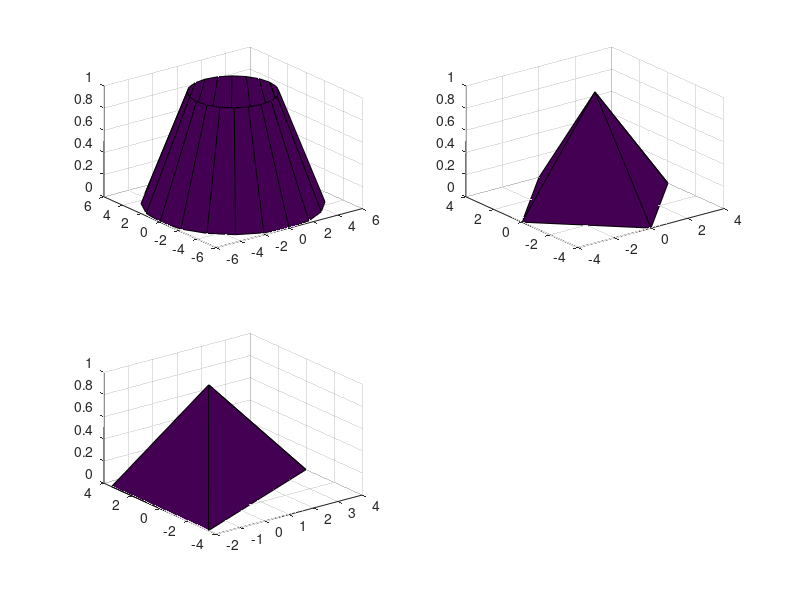

MATLAB code to generate this figure:
function y=lab3_prob1()
  %a
  subplot(2,2,1)
  cylinder([6 3],20)
  
  %b
  subplot(2,2,2)
  cylinder([4,0],4)
  
  %c
  subplot(2,2,3)
  cylinder([4,0],3)

end